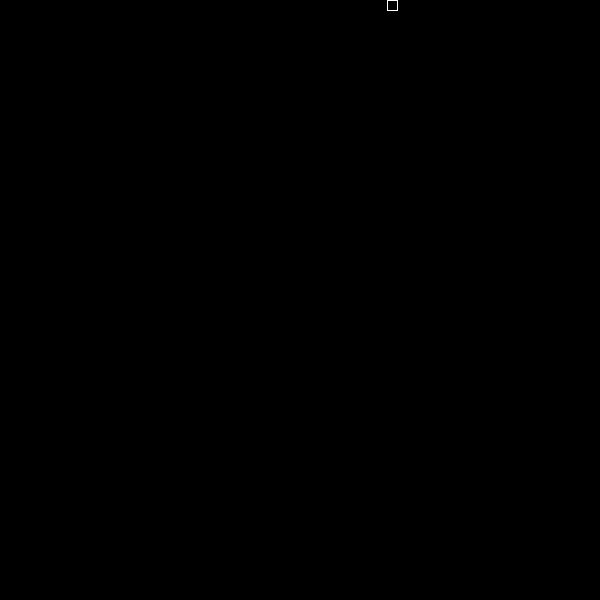
Frame 1 (no input)
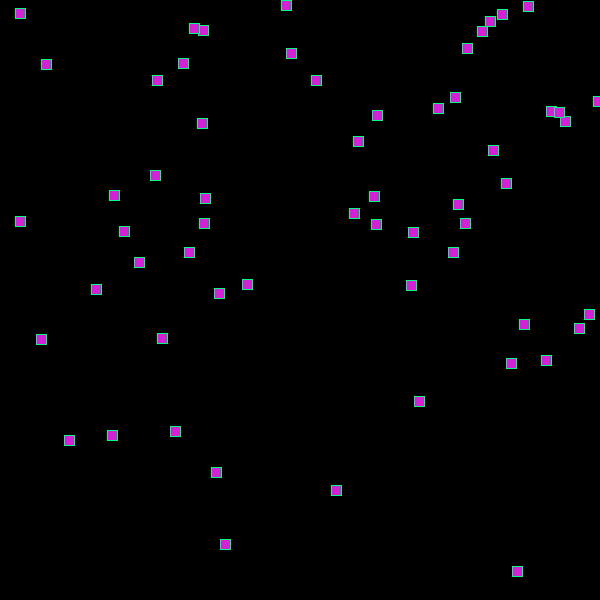
Frame 60 (the mouse pressed at the canvas centre just before this capture)
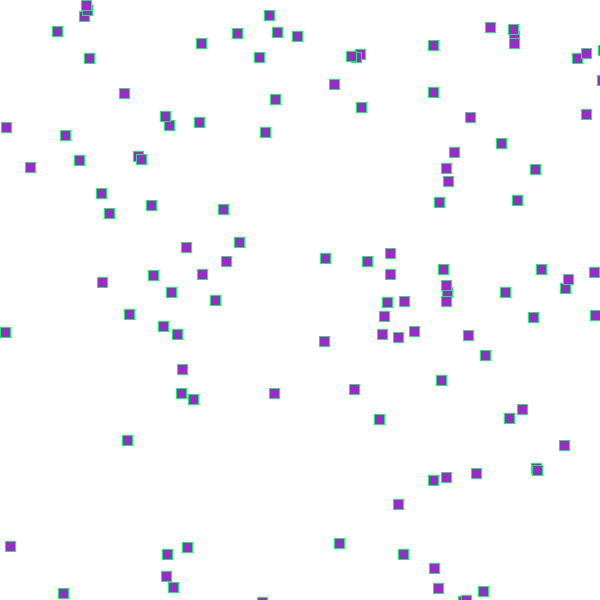
Frame 120 (the mouse held since frame 60 and released just before this capture)

The Processing sketch that drew these frames (run headless with seeded random() and noise(); from frame 60 on, the mouse is pressed at the canvas centre):

// Processing sketch: processing_99247
// ── processing_99247.pde

ArrayList ballCollection; // Array list called ballCollection
int rainbow; // Variable called rainbow wich is an interger



void setup () { // The page setup
  size(600,600); // The pop out window will be 600 x 600 pixels
  smooth(); // This smooth function make the over quailty better
  frameRate(50); // Refreshes the Frame Rate

ballCollection = new ArrayList(); // This ballCollection is calling on the array list for the class Ball
 

 
 rainbow = 0; // Varible called rainbow which i have set up with a counter to change the colour

}

void draw() { // The draw section of my code
  background(0); // Setting the background to black
  

  
  if (mousePressed){ // an if statement simply changing the background to white if the mouse is clicked
  background(255); // Background white
  }
  
     colorMode(HSB);// Setting the colourmode to Hue, Saturation and Brightness which enables the use of a rainbow of colours
   stroke(rainbow /2,rainbow * 2, 255); // Setting the edges of the squares to different, Hue, Saturation and Brightness
   fill(rainbow,rainbow,rainbow); // Having the fill of the shapes always changing because of the rainbow variable
   colorMode(RGB); // Setting the colour mode to Red, Green, Blue
  
  
  Ball myBall = new Ball(random (0, width),random (0, 0.5)); // From the class Ball, its storing data in the array list ballcollection and producing a square
                                                             // in random positions in the x axis and it creating squares at the top of the Y axis creating the falling effect
  ballCollection.add(myBall); // ballCollection is then telling draw to add the new stored data myBall into the frame
  
  
  
 for( int i = 0; i < ballCollection.size(); i++ ) { // this data then goes through this for loop which starts at 0 and doesnt stop thanks to this ballCollection.size and is known as variable i
   Ball mb = (Ball) ballCollection.get(i); // the class ball is then used again create the variable mb so it can run its data which is coming from the orignal class Ball
   mb.run(); // Makes draw find the run function creates the loop
  
   
   
     rainbow += 2; // variable rainbow adding 2 each frame and when it reaches its maxium 255 it goes back to 0 
  if( rainbow > 255)
  {
    rainbow = 0;
  }
 }
}
 
 
 
 
 

 
 
  


class Ball {
  // global variables
  float x = 0; // Variable x which is a float 
  float y = 0; // Vatiable y which is a float 
  float speedX = random(-0.5,0.5); // the distance that i want the squares to move over the x axis 
  float speedY = random(-0.01,10); // the location of where i want the squares to start on the y axis
  
  
  // Constructor
  Ball(float _x, float _y) { // _x & _y using a float so numbers dont have to be rounded up
    
    x = _x;  
    y = _y;
  }
  
  
  // Functions // The fuctions that will make the square do what its being told. 
  void run() {
    display(); // creating the square
    move();    // making the square able to move
    bounce();  // Making the square able to bounce
    gravity(); // Making the square have a time over distance
    
  }
  
  void gravity() // This function allows the squares seem as if they are floating as each frame is being refreshed
  {
    speedY += 0.15;
  }
  
  void bounce() { // this functions tells the shapes to stay withing the x and y axis. Same code is used on my previous assignment
    if(x > width) {
      speedX = speedX * -1;
    }
    if(x < 0) {
      speedX = speedX * -1;
    }
    if(y > height) {
      speedY = speedY * -1;
    }
    if(y < 0) {
      speedY = speedY * -1;
    }
  }
  
  void move() {
    
    x += speedX; // makes the shape move
    y += speedY;
    
  }
  
  void display() { // drives the display which is a square on the x and y of random, 10 pixels by 10 pixels
    rect(x,y,10,10);
  }
}
